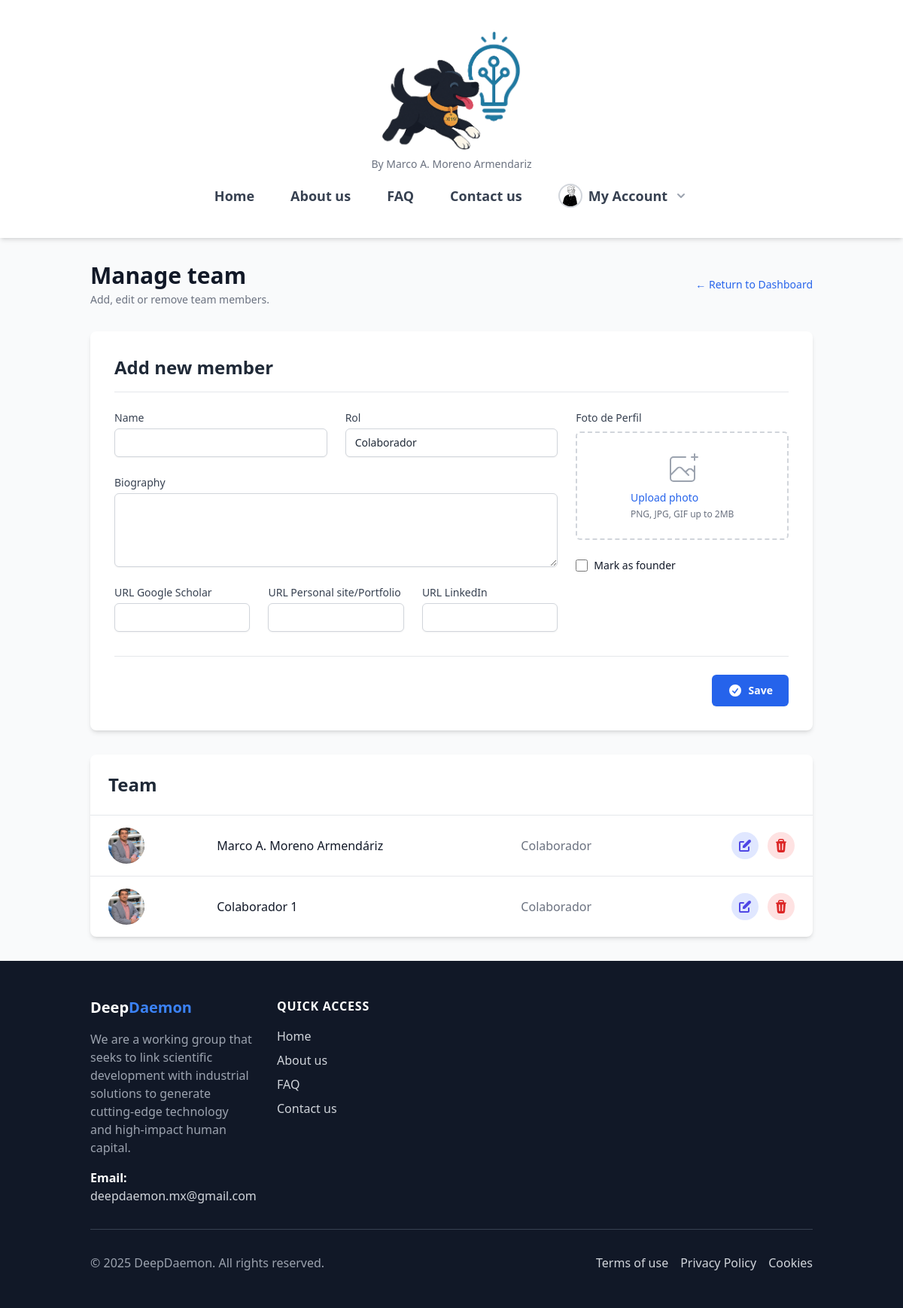
Screenshot of /blogging/manage_team.php (signed in) with the database file from the repository.
### tables this page shows
CREATE TABLE `colaboradores` (
  `id` int(10) UNSIGNED NOT NULL,
  `nombre` varchar(255) NOT NULL,
  `rol` varchar(255) NOT NULL,
  `bio` text DEFAULT NULL,
  `foto` varchar(255) DEFAULT NULL,
  `enlace_scholar` varchar(255) DEFAULT NULL,
  `enlace_twitter` varchar(255) DEFAULT NULL,
  `enlace_linkedin` varchar(255) DEFAULT NULL,
  `es_fundador` tinyint(1) NOT NULL DEFAULT 0
);

### blogging/manage_team.php (the view, shortened to what this page needs)
<?php
require_once __DIR__ . '/../config/conexion.php';
$colaborador_a_editar = null;
$modo_edicion = false;
$colaboradores = $conn->query("SELECT * FROM colaboradores ORDER BY es_fundador DESC, nombre ASC")->fetch_all(MYSQLI_ASSOC);
require_once __DIR__ . '/../homepage/_header.php';
?>
<body class="bg-gray-100">
    <div class="container mx-auto p-4 sm:p-6 lg:p-8">
        <div class="flex flex-col sm:flex-row justify-between items-start sm:items-center mb-8">
            <div>
                <h1 class="text-3xl font-bold text-gray-900">Manage team</h1>
                <p class="mt-1 text-sm text-gray-500">Add, edit or remove team members.</p>
            </div>
            <a href="/blogging/dashboard.php" class="mt-4 sm:mt-0 text-sm font-medium text-primary-600 hover:text-primary-800">← Return to Dashboard</a>
        </div>
        <div class="bg-white p-6 sm:p-8 rounded-lg shadow-md mb-8">
            <h2 class="text-2xl font-semibold text-gray-800 mb-6 border-b pb-4"><?php echo $modo_edicion ? 'Editing ' . htmlspecialchars($colaborador_a_editar['nombre']) : 'Add new member'; ?></h2>
            <form action="manage_team.php" method="POST" enctype="multipart/form-data" x-data="{ photoPreview: null }">
                <div class="grid grid-cols-1 md:grid-cols-6 gap-6">
                    <div class="md:col-span-4 space-y-6">
                        <div class="grid grid-cols-1 sm:grid-cols-2 gap-6">
                            <div>
                                <label for="nombre" class="block text-sm font-medium text-gray-700">Name</label>
                                <input type="text" name="nombre" id="nombre" value="<?php echo htmlspecialchars($colaborador_a_editar['nombre'] ?? ''); ?>" required
                                       class="mt-1 block w-full px-3 py-2 bg-white border border-gray-300 rounded-md shadow-sm placeholder-gray-400 focus:outline-none focus:ring-primary-500 focus:border-primary-500 sm:text-sm">
                            </div>
                            <div>
                                <label for="rol" class="block text-sm font-medium text-gray-700">Rol</label>
                                <input type="text" name="rol" id="rol" value="<?php echo htmlspecialchars($colaborador_a_editar['rol'] ?? 'Colaborador'); ?>" required
                                       class="mt-1 block w-full px-3 py-2 bg-white border border-gray-300 rounded-md shadow-sm placeholder-gray-400 focus:outline-none focus:ring-primary-500 focus:border-primary-500 sm:text-sm">
                            </div>
                        </div>
                        <div>
                            <label for="bio" class="block text-sm font-medium text-gray-700">Biography</label>
                            <textarea name="bio" id="bio" rows="4"
                                      class="mt-1 block w-full px-3 py-2 bg-white border border-gray-300 rounded-md shadow-sm placeholder-gray-400 focus:outline-none focus:ring-primary-500 focus:border-primary-500 sm:text-sm"><?php echo htmlspecialchars($colaborador_a_editar['bio'] ?? ''); ?></textarea>
                        </div>
                        <div class="grid grid-cols-1 sm:grid-cols-3 gap-6">
                            <div>
                                <label for="enlace_scholar" class="block text-sm font-medium text-gray-700">URL Google Scholar</label>
                                <input type="url" name="enlace_scholar" value="<?php echo htmlspecialchars($colaborador_a_editar['enlace_scholar'] ?? ''); ?>" id="enlace_scholar"
                                       class="mt-1 block w-full px-3 py-2 bg-white border border-gray-300 rounded-md shadow-sm placeholder-gray-400 focus:outline-none focus:ring-primary-500 focus:border-primary-500 sm:text-sm">
                            </div>
                            <div>
                                <label for="enlace_twitter" class="block text-sm font-medium text-gray-700">URL Personal site/Portfolio</label>
                                <input type="url" name="enlace_twitter" value="<?php echo htmlspecialchars($colaborador_a_editar['enlace_twitter'] ?? ''); ?>" id="enlace_twitter"
                                       class="mt-1 block w-full px-3 py-2 bg-white border border-gray-300 rounded-md shadow-sm placeholder-gray-400 focus:outline-none focus:ring-primary-500 focus:border-primary-500 sm:text-sm">
                            </div>
                            <div>
                                <label for="enlace_linkedin" class="block text-sm font-medium text-gray-700">URL LinkedIn</label>
                                <input type="url" name="enlace_linkedin" value="<?php echo htmlspecialchars($colaborador_a_editar['enlace_linkedin'] ?? ''); ?>" id="enlace_linkedin"
                                       class="mt-1 block w-full px-3 py-2 bg-white border border-gray-300 rounded-md shadow-sm placeholder-gray-400 focus:outline-none focus:ring-primary-500 focus:border-primary-500 sm:text-sm">
                            </div>
                        </div>
                    </div>
                    <div class="md:col-span-2 space-y-6">
                        <div>
                            <label class="block text-sm font-medium text-gray-700">Foto de Perfil</label>
                            <div class="mt-2 flex justify-center px-6 pt-5 pb-6 border-2 border-gray-300 border-dashed rounded-md">
                                <div class="space-y-1 text-center">
                                    <template x-if="!photoPreview">
                                        <div>
                                        </div>
                                    </template>
                                    <div class="flex text-sm text-gray-600"><label for="foto" class="relative cursor-pointer bg-white rounded-md font-medium text-primary-600 hover:text-primary-500"><span>Upload photo</span></label></div>
                                    <p class="text-xs text-gray-500">PNG, JPG, GIF up to 2MB</p>
                                </div>
                            </div>
                        </div>
                        <div class="flex items-center">
                            <input type="checkbox" name="es_fundador" id="es_fundador" value="1" <?php echo ($colaborador_a_editar['es_fundador'] ?? 0) ? 'checked' : ''; ?>
                                   class="h-4 w-4 text-primary-600 border-gray-300 rounded focus:ring-primary-500">
                            <label for="es_fundador" class="ml-2 block text-sm text-gray-900">Mark as founder</label>
                        </div>
                    </div>
                </div>
                <div class="mt-8 pt-6 border-t border-gray-200 flex justify-end items-center gap-x-4">
                    <button type="submit"
                            class="inline-flex items-center gap-x-2 px-5 py-2.5 border border-transparent rounded-md shadow-sm text-sm font-semibold text-white bg-primary-600 hover:bg-primary-700 focus:outline-none focus:ring-2 focus:ring-offset-2 focus:ring-primary-500 active:scale-95 transform transition-all duration-150 ease-in-out">
                        <svg class="h-5 w-5" xmlns="http://www.w3.org/2000/svg" viewBox="0 0 20 20" fill="currentColor">
                          <path fill-rule="evenodd" d="M10 18a8 8 0 100-16 8 8 0 000 16zm3.857-9.809a.75.75 0 00-1.214-.882l-3.483 4.79-1.88-1.88a.75.75 0 10-1.06 1.061l2.5 2.5a.75.75 0 001.137-.089l4-5.5z" clip-rule="evenodd" />
                        </svg>
                        <?php echo $modo_edicion ? 'Update member info.' : 'Save'; ?>
                    </button>
                </div>
            </form>
        </div>
        <div class="bg-white shadow-md rounded-lg overflow-hidden">
            <h2 class="text-2xl font-semibold text-gray-800 p-6 border-b">Team</h2>
            <div class="overflow-x-auto">
                <table class="min-w-full w-full">
                    <tbody class="divide-y divide-gray-200">
                        <?php foreach($colaboradores as $colab): ?>
                        <tr class="hover:bg-gray-50">
                            <td class="px-6 py-4"><img src="/assets/img/<?php echo htmlspecialchars($colab['foto'] ?? 'default.png'); ?>" class="h-12 w-12 rounded-full object-cover"></td>
                            <td class="px-6 py-4 font-medium text-gray-900"><?php echo htmlspecialchars($colab['nombre']); ?></td>
                            <td class="px-6 py-4 text-gray-500"><?php echo htmlspecialchars($colab['rol']); ?></td>
                            <td class="px-6 py-4 text-right space-x-2">
                                <a href="manage_team.php?edit=<?php echo $colab['id']; ?>" class="inline-flex items-center justify-center p-2 text-indigo-600 bg-indigo-100 rounded-full hover:bg-indigo-200" title="Edit">
                                </a>
                                <form action="manage_team.php" method="POST" onsubmit="return confirm('¿Seguro?')" class="inline">
                                    <button type="submit" class="p-2 text-red-600 bg-red-100 rounded-full hover:bg-red-200" title="Delete">
                                    </button>
                                </form>
                            </td>
                        </tr>
                        <?php endforeach; ?>
                    </tbody>
                </table>
            </div>
        </div>
    </div>
</body>
<?php require_once __DIR__ . '/../homepage/_footer.php'; ?>

### rows the page displays
colaboradores: foto (picture), nombre "Marco A. Moreno Armendáriz", rol "Colaborador"
colaboradores: foto (picture), nombre "Colaborador 1", rol "Colaborador"
